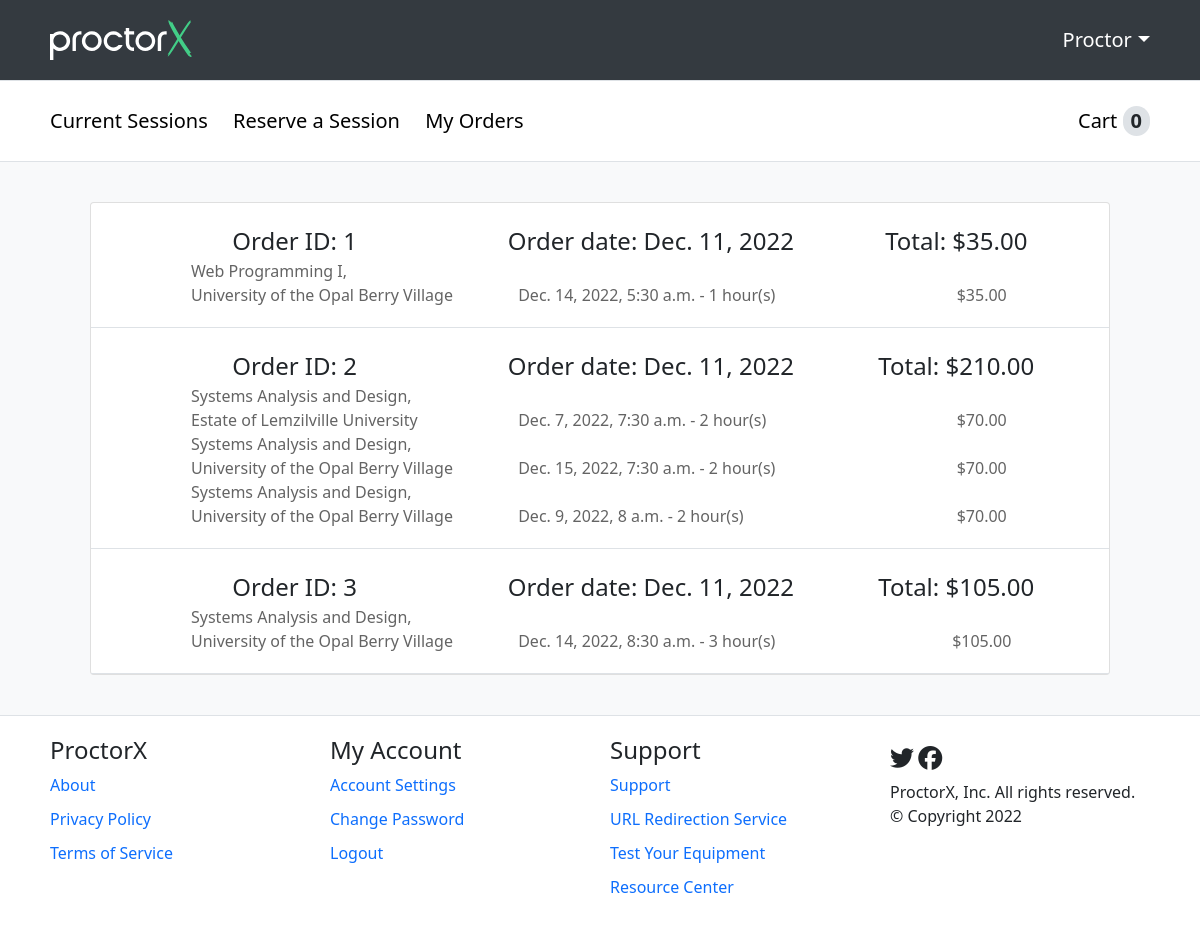
The app's page /student/order (signed in) with its own data.
### proctorx/models.py (models this page shows)
class Student(AbstractUser, PermissionsMixin):
    first_name = models.CharField(max_length=30)
    last_name = models.CharField(max_length=30)
    email = models.CharField(max_length=50, unique=True)
    country = models.CharField(max_length=30, blank=True, null=True)
    city = models.CharField(max_length=30, blank=True, null=True)
    state = models.CharField(max_length=30, blank=True, null=True)
    time_zone = models.CharField(max_length=30, blank=True, null=True)
    postal_code = models.CharField(max_length=10, blank=True, null=True)
    phone_number = models.CharField(max_length=20, blank=True, null=True)
    street_address = models.CharField(max_length=50, blank=True, null=True)
    is_staff = models.BooleanField(default=False)
    is_active = models.BooleanField(default=False)
    username = None
    USERNAME_FIELD = 'email'
    REQUIRED_FIELDS = ['first_name']
    objects = CustomAccountManager()
    def __str__(self):
        return self.first_name

class Order(models.Model):
    date_placed = models.DateTimeField(default=datetime.datetime.now())
    total = models.DecimalField(decimal_places=2, max_digits= 9)
    student = models.ForeignKey(Student, on_delete=models.CASCADE)

class Session(models.Model):
    session_status = (
    ('scheduled', 'scheduled'),
    ('completed', 'completed'),
    ('cancelled', 'cancelled'),
    )
    payment_status = (
    ('paid', 'paid'),
    ('pending', 'pending'),
    ('rejected', 'rejected'),
    )
    student = models.ForeignKey(Student, on_delete=models.CASCADE)
    exam_date_time = models.DateTimeField(default=datetime.datetime.now())
    university = models.CharField(max_length=50)
    exam_name = models.CharField(max_length=50)
    exam_length = models.IntegerField(choices=((1,1),(2,2),(3,3)), db_column = 'exam length (hrs)', default=1)
    session_status = models.CharField(choices=session_status, max_length=20)
    date_purchased = models.DateField(null=True, blank=True)
    cost = models.DecimalField(decimal_places=2, max_digits= 9)
    payment_status = models.CharField(choices=payment_status, max_length=20)
    order = models.ForeignKey(Order, on_delete=models.CASCADE, null=True)

### proctorx/views.py (the view)
# urls.py: path('student/order', views.order),
@ login_required(login_url='/login')
def order(request):
    orders_list = []
    orders = Order.objects.filter(student_id=request.user.id)
    if len(orders) > 0:
        for order in orders:
            obj_sub = {}
            sessions = Session.objects.filter(order_id=order.id)
            obj_sub['order_id'] = order.id
            obj_sub['date'] = order.date_placed.date()
            obj_sub['total'] = order.total
            obj_sub['sessions'] = sessions
            orders_list.append(obj_sub)
        context = context = {
            'cart_items_number': get_cart_items_number(request.user),
            'orders': orders_list,
        }
        print(orders_list)
    else:
        context = {'cart_items_number': get_cart_items_number(request.user)}
    return render(request, 'order.html', context=context)

### proctorx/functions.py (called while the page is built)
def get_cart_items_number(user):
    result = len(Session.objects.filter(student_id = user.id).filter(session_status = 'Cart'))
    return result

### proctorx/templates/order.html (shortened to what this page needs)
{% extends 'student_template.html' %}
{% block content %}
<div class="order-container">
    {% for order in orders %}
    <div class="order">
        <ul class="order-heading">
            <li class="order-number fs-4">Order ID: {{ order.order_id }} </li>
            <li class="order-date fs-4">Order date: {{ order.date }}</li>
            <li class="order-total-cost fs-4">Total: ${{ order.total }}</li>
        </ul>
        {% for session in order.sessions %}
        <ul class="order-details">
            <li class="order-exam-name">{{ session.exam_name }}, <br> {{ session.university }}  </li>
            <li class="order-exam-length"><br>{{ session.exam_date_time }} - {{ session.exam_length }} hour(s)</li>
            <li class="order-exam-cost"><br>${{ session.cost }}</li>
        </ul>
        {% endfor %}
    </div>
    {% endfor %}
</div>
{% endblock %}

### proctorx/templates/student_template.html (shortened to what this page needs)
{% load static %}
<!DOCTYPE html>
<html lang="en">
<head>
    <link href="https://cdn.jsdelivr.net/npm/bootstrap@5.0.2/dist/css/bootstrap.min.css" rel="stylesheet"
>
    <link href="{% static 'fontawesome_free/css/all.min.css' %}" rel="stylesheet" type="text/css">
    <link rel="stylesheet" type="text/css" href={% static '/css/styles.css' %}>
</head>
<body>
    <header>
        <div class="header-wrapper scale-down">
            <div class="logo">
                <img class="brand-img" alt="ProctorX Logo" src={% static '/img/proctorX-white.svg' %}>
            </div>
            <div class="user-settings fs-5">
                {{ request.user }}
            </div>
        </div>
    </header>
    <div class="student-options-panel-wrapper">
        <div class="student-options-panel scale-down fs-5">
            <div class="student-links">
                <a class="session" href="session">Current Sessions</a>
                <a class="reserve" href="reservation">Reserve a Session</a>
                <a class="my-orders" href="order">My Orders</a>
            </div>
            <div class="student-cart-balance">
                <a class="cart" href="cart">Cart</a>
                <span class="student-cart-count">{{ cart_items_number }}</span>
            </div>
        </div>
    </div>
    <div class="main-wrapper">
        <main class="scale-down">
            {% block content %}
            {% endblock %}
        </main>
    </div>
    <div class="footer-wrapper">
        <footer class="scale-down">
            <div class="footer-options">
                <h4>ProctorX</h4>
                <div class="footer-sub-options fs-5">
                    <a class="fs-6">About</a>
                    <a class="fs-6">Privacy Policy</a>
                    <a class="fs-6">Terms of Service</a>
                </div>
            </div>
            <div class="footer-options">
                <h4>My Account</h4>
                <div class="footer-sub-options fs-5">
                    <a class="fs-6" href="/student/settings">Account Settings</a>
                    <a class="fs-6" href="/student/settings#change-password">Change Password</a>
                    <a class="fs-6" href="/logout">Logout</a>
                </div>
            </div>
            <div class="footer-options">
                <h4>Support</h4>
                <div class="footer-sub-options fs-5">
                    <a class="fs-6">Support</a>
                    <a class="fs-6">URL Redirection Service</a>
                    <a class="fs-6">Test Your Equipment</a>
                    <a class="fs-6">Resource Center</a>
                </div>
            </div>
            <div class="footer-options">
                <div class="footer-icons">
                    <a><span class="fab fa-twitter fa-xl"></span></a>
                    <a><span class="fab fa-facebook fa-xl"></span></a>
                </div>
                <div class="footer-signature">
                    <p>ProctorX, Inc. All rights reserved.</p>
                    <p>© Copyright 2022</p>
                </div>
            </div>
        </footer>
    </div>
</body>
</html>

### proctorx/static/css/styles.css (style rules this page uses)
body { height: 100vh; margin: 0; background-color: #f8f9fa; }
.scale-down { width: 100%; max-width: 1140px; margin-left: auto; margin-right: auto; }
header { background-color: #343a40; border-bottom: 1px solid #dee2e6 !important; border-bottom-width: 1px; border-bottom-style: solid; border-bottom-color: rgb(222, 226, 230); }
.header-wrapper { background-color: #343a40 !important; display: grid; grid-template-columns: 25% 50% 25%; height: 80px; }
.brand-img { margin: 20px; height: 40px; }
.user-settings { grid-column: 3/4; }
.student-options-panel-wrapper { border-bottom: 1px solid #dee2e6 !important; border-bottom-width: 1px; border-bottom-style: solid; border-bottom-color: rgb(222, 226, 230); background-color: white; }
.student-options-panel { height: 80px; background-color: white; display: grid; grid-template-columns: 2fr 1fr; }
.student-links { align-self: center; padding-left: 20px; }
.student-links a { margin-right: 20px; }
.student-options-panel a { text-decoration: none !important; color: black; align-self: center; }
.student-cart-balance { justify-self: right; align-self: center; margin-right: 20px; }
.student-cart-count { background-color: #dee2e6; border-radius: 10rem; padding-right: 0.6em; padding-left: 0.6em; text-align: center; display: inline-block; line-height: 1; padding: 0.25em 0.4em; font-weight: 600; }
.user-settings { color: white; justify-self: end; align-self: center; margin-right: 20px; }
.user-settings::after { display: inline-block; margin-left: 0.050em; vertical-align: 0.255em; content: ""; border-top: 0.3em solid; border-right: 0.3em solid transparent; border-bottom: 0; border-left: 0.3em solid transparent; }
.main-wrapper { background-color: #f8f9fa; min-height: calc(100vh - 465px); margin-top: 40px; margin-bottom: 40px; }
main { background-color: #f8f9fa; padding-right: 20px; padding-left: 20px; min-height: calc(100vh - 465px); }
.footer-wrapper { background-color: white; border-top: 1px solid #dee2e6 !important; border-top-width: 1px; border-top-style: solid; border-top-color: rgb(222, 226, 230); }
footer { padding-top: 20px; height: 220px; background-color: white; display: grid; grid-template-columns: repeat(4, 1fr); padding-left: 20px; }
.footer-options h4 { font-weight: 500; }
.footer-sub-options a { display: block; padding-bottom: 10px; text-decoration: none; }
.footer-options p { margin: 0px; }
.footer-signature { margin-top: 10px; }
.footer-icons { margin-top: 10px; }
.fa-twitter, .fa-facebook:hover { cursor: pointer; }
.session-container, .order-container { border: 1px solid rgba(0, 0, 0, .125); border-radius: 0.25rem; background-color: white; }
.order-container { margin-left: 40px; margin-right: 40px; }
.order { margin-top: 20px; padding-bottom: 20px; border-bottom: 1px solid #dee2e6 !important; }
.order-heading { display: grid; grid-template-columns: 40% 30% 30%; padding: 0px; justify-items: center; margin-bottom: 0px; }
.order-heading li, .order-details li { display: inline; }
.order-details { padding-left: 0px; display: grid; color: #646464; grid-template-columns: 40% 35% 25%; margin-bottom: 0px; justify-items: center; }
.order-exam-name { justify-self: left !important; margin-left: 100px; }
.order-exam-length { justify-self: left; margin-left: 20px; }

### records on screen
Student: user "Proctor"
Order: total "35.00"
Session: exam_name "Web Programming I", university "University of the Opal Berry Village", exam_date_time "Dec. 14, 2022, 5:30 a.m.", exam_length "1", cost "35.00"
Order: order_id "2", date "Dec. 11, 2022", total "210.00"
Session: exam_name "Systems Analysis and Design", university "Estate of Lemzilville University", exam_date_time "Dec. 7, 2022, 7:30 a.m.", exam_length "2", cost "70.00"
Session: exam_name "Systems Analysis and Design", university "University of the Opal Berry Village", exam_date_time "Dec. 15, 2022, 7:30 a.m.", exam_length "2", cost "70.00"
Session: exam_name "Systems Analysis and Design", university "University of the Opal Berry Village", exam_date_time "Dec. 9, 2022, 8 a.m.", exam_length "2", cost "70.00"
Order: total "105.00"
Session: exam_name "Systems Analysis and Design", university "University of the Opal Berry Village", exam_date_time "Dec. 14, 2022, 8:30 a.m.", exam_length "3", cost "105.00"

### other values on screen
{{ cart_items_number }} "0"
{{ order.order_id }} "1" "3"
{{ order.date }} "Dec. 11, 2022" "Dec. 11, 2022"
